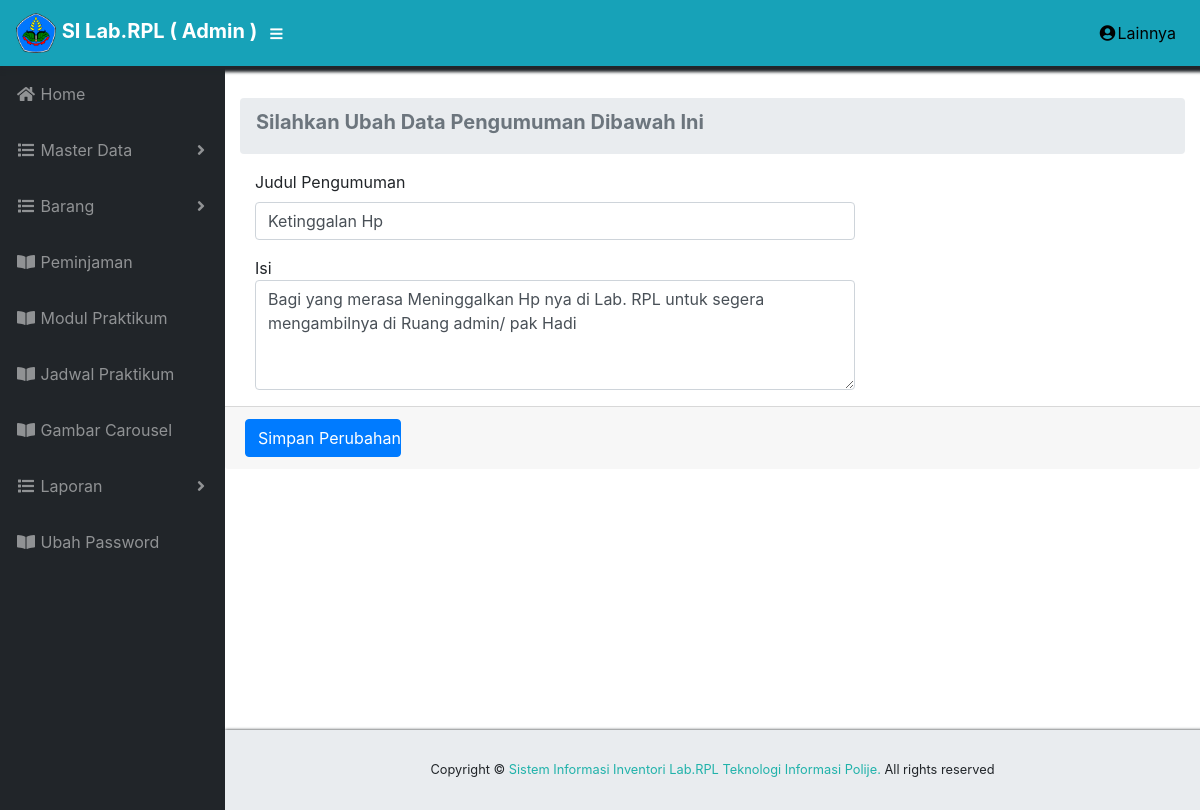
The app's page /admin/home/edit/8 with its own data.
### tables this page shows
CREATE TABLE `pengumuman` (
  `id_pengumuman` int(11) NOT NULL,
  `judul` varchar(25) NOT NULL,
  `isi` text NOT NULL,
  `time` timestamp NOT NULL DEFAULT CURRENT_TIMESTAMP ON UPDATE CURRENT_TIMESTAMP
);

### application/controllers/admin/Home.php (called while the page is built, shortened)
<?php
class Home extends CI_Controller{
	public function __construct(){
		$this->load->model("m_home");
        $this->load->library('form_validation');
        $this->load->library('session');
     }
	public function edit($id){
		$where = array('id_pengumuman' => $id);
		$data['pengumuman'] = $this->m_home->edit_data($where,'pengumuman')->result();
		$this->load->view('admin/edit/info_edit',$data);
	}
}

### index.php (called while the page is built, shortened)
<?php
require_once BASEPATH.'core/CodeIgniter.php';

### application/models/M_home.php (called while the page is built, shortened)
<?php defined('BASEPATH') OR exit('No direct script access allowed');
class M_home extends CI_Model{
 public function edit_data($where,$table){
    return $this->db->get_where($table,$where);
  }
}

### application/views/admin/edit/info_edit.php (the view, shortened to what this page needs)
<!DOCTYPE html>
<html lang="en">
 <div id="content-wrapper">
     <div class="container-fluid">
            <ol class="breadcrumb">
<li class="breadcrumb-item active">
<h5> <strong>Silahkan Ubah Data Pengumuman Dibawah Ini</strong></h5>
</li>
</ol>
            <?php foreach ($pengumuman as $info) {
            ?>
            <form method="post" action="<?php echo base_url().'admin/home/update'; ?>" enctype="multipart/form-data" class="col-md-12">
              <div class="row">
                <div class="col-md-8">
                  <div class="form-group">
                    <label for="judul berita">Judul Pengumuman</label>
                    <input value="<?php echo $info->judul; ?>" type="text" class="form-control" name="judul">
                  </div>
                  <div class="form-group">
                    <la
                    bel for="isi">Isi</label>
                    <textarea  name="isi" rows="4" cols="50" class="form-control " name="isi"><?php echo $info->isi; ?></textarea>
                  </div>
                </div>
                </div>
              </div>
              <div class="card-footer small text-mutedtext-center">
    <button name='btn' type='submit' class='btn btn-primary col-md-2 col-xs-12'>Simpan Perubahan</button>
  </div>
             </div>
           <?php } ?>
        </div>
  </html>

### css/sb-admin.css (style rules this page uses)
html { position: relative; min-height: 100%; }
body { height: 100%; }
#wrapper #content-wrapper { overflow-x: hidden; width: 100%; padding-top: 1rem; padding-bottom: 80px; }
:root { --input-padding-x: 0.75rem; --input-padding-y: 0.75rem; }

### records on screen
pengumuman: judul "Ketinggalan Hp", isi "Bagi yang merasa Meninggalkan Hp nya di Lab. RPL untuk segera mengambilnya di Ruang admin/ pak Hadi"
